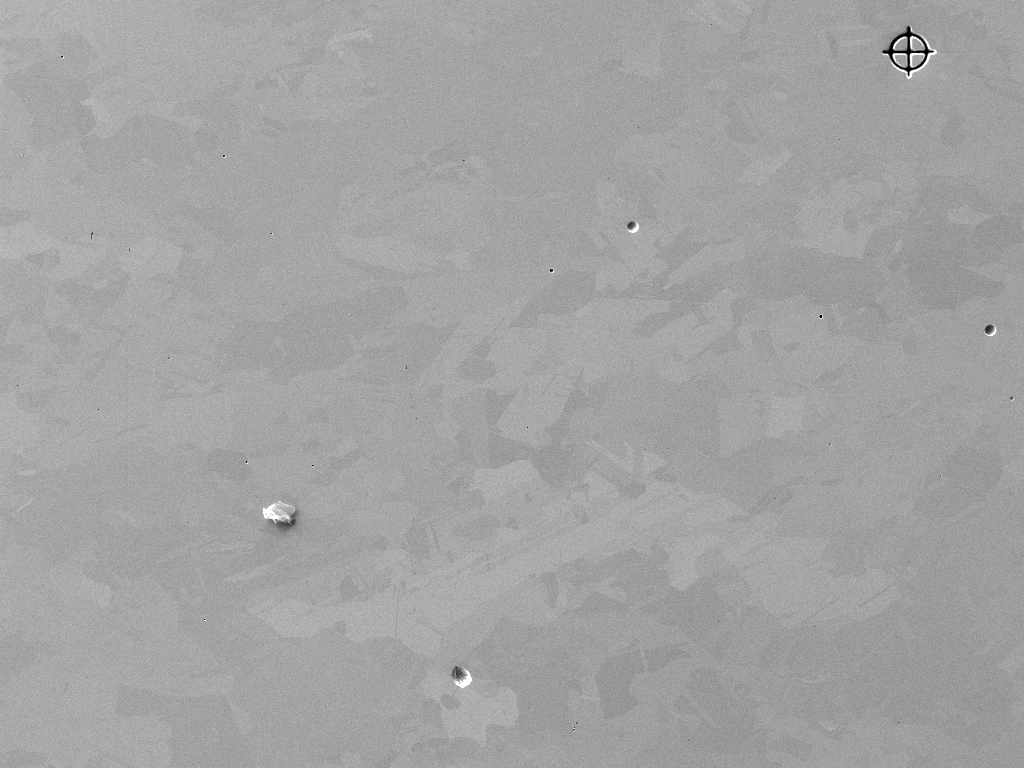
#> input picture SE1.tif, 1024 x 768 px
$ python SIFT_registration.py
#> lines starting #> are read from the running program, lines starting #| are printed output that depends on the picture
import numpy as np
import matplotlib.pyplot as plt
import cv2

# On utilise la méthode Scale Invariant Feature Transform (SIFT) pour obtenir des points clé (keypoints) auxquels sont associés des descripteurs.
# A partir de ces points clé sur les deux images et leurs descripteurs, il est possible de trouver des correspondances sur les deux images.

# read images
im_ref = str(input("Entrer le nom de l'image de référence : "))
#> the answer given: SE1.tif
im_trans = str(input("Entrer le nom de l'image translatée : "))
#> the answer given: SE2.tif

img1 = cv2.imread(im_ref)
#> img1 is the input picture: shape (768, 1024, 3); min 0, max 255, mean 162.9
img2 = cv2.imread(im_trans)
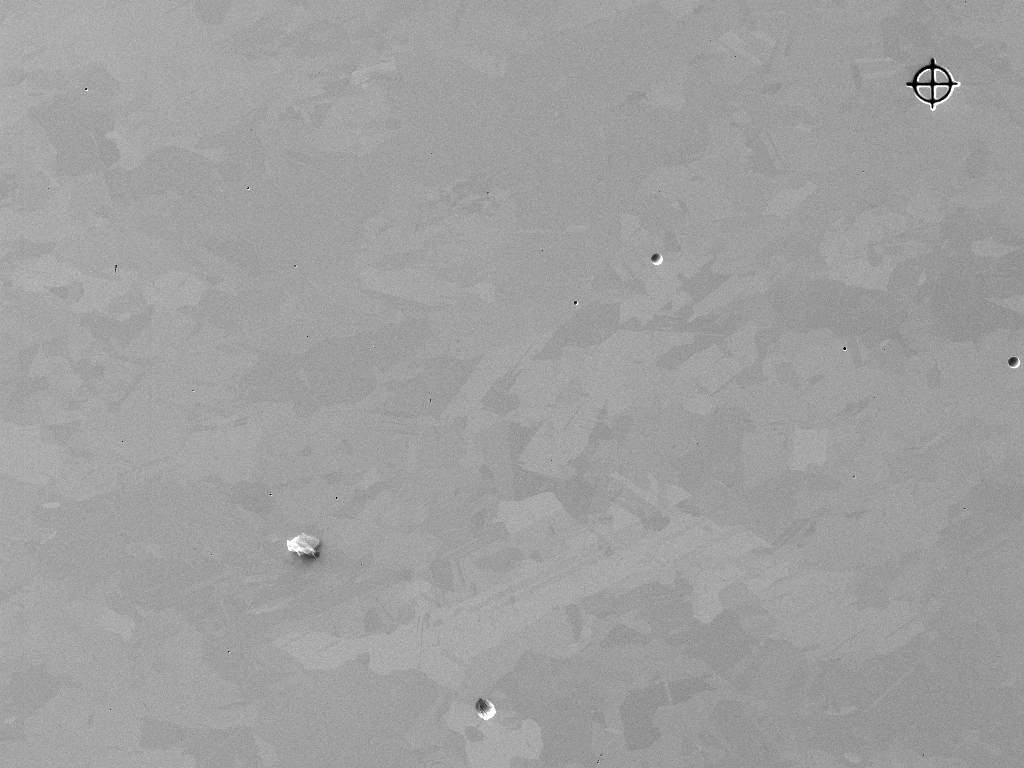
#> input picture SE2.tif, 1024 x 768 px
#> img2 is the input picture: shape (768, 1024, 3); min 0, max 255, mean 159.8

# On applique un flou gaussien léger pour atténuer le bruit éventuel de l'image
img1 = cv2.GaussianBlur(img1, [0,0], 1.5)
img2 = cv2.GaussianBlur(img2, [0,0], 1.5)

img1 = cv2.cvtColor(img1, cv2.COLOR_BGR2GRAY)
#> img1: shape (768, 1024)
img2 = cv2.cvtColor(img2, cv2.COLOR_BGR2GRAY)
#> img2: shape (768, 1024)

# Initialisation de la méthode SIFT
sift = cv2.SIFT_create()

keypoints_1, descriptors_1 = sift.detectAndCompute(img1,None)
#> keypoints_1 = 61 keypoints; strongest (x, y, size): (908, 69, 4.5), (926, 51, 4.7), (890, 51, 5.8), (908, 51, 5)
keypoints_2, descriptors_2 = sift.detectAndCompute(img2,None)
#> keypoints_2 = 54 keypoints; strongest (x, y, size): (932, 101, 4.5), (950, 83, 4.7), (932, 66, 5.7), (932, 83, 5)

# On fait correspondre les keypoints par méthode force brute
bf = cv2.BFMatcher(cv2.NORM_L1, crossCheck=True)

matches = bf.match(descriptors_1,descriptors_2)
#> matches = 48 matches
matches = sorted(matches, key = lambda x:x.distance)


img3 = cv2.drawMatches(img1, keypoints_1, img2, keypoints_2, matches[:50], img2, flags=2)
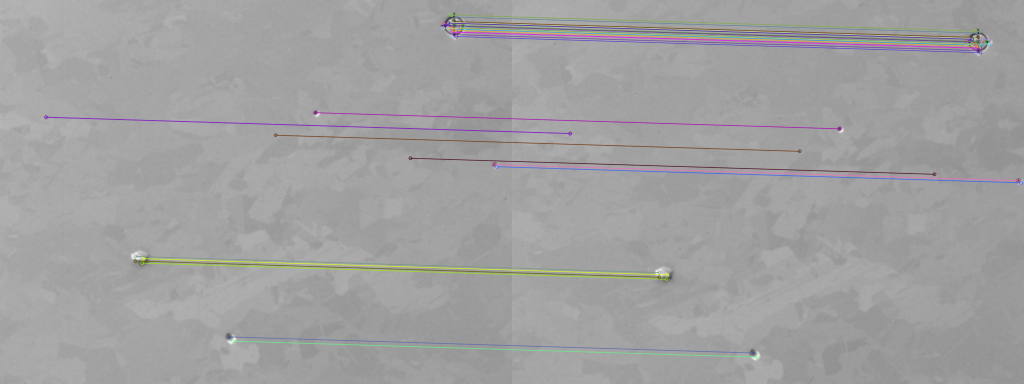
#> img3: shape (768, 2048, 3) (shown at 1/2 size); mean of channels 0, 1, 2 160.6, 160.2, 160.7; drawn as B, G, R
plt.imshow(img3),plt.show()

# On récupère les paires de points associés sur les chaque image.
pairs = np.array([[keypoints_1[match.queryIdx].pt, keypoints_2[match.trainIdx].pt] for match in matches])

# On récupère la translation en x et y pour chacun des points
trans_mat = np.array([[pairs[i,1][0] - pairs[i,0][0], pairs[i,1][1] - pairs[i,0][1]] for i in range(len(pairs))])
#> trans_mat = 48 pairs, first value 23.65 to 24.4, second value 31.88 to 32.6

# On élimine les translations aberrantes, i.e celles qui sont trop éloignées de la moyenne.
avg_trans = np.average(trans_mat, axis = 0)
#> avg_trans = [23.9, 32.19]
std_trans = np.std(trans_mat, axis = 0) # écart-type
#> std_trans = [0.135, 0.142]


non_ab_trans_mat = []
for i in range(len(trans_mat)):
    if np.abs(avg_trans[0] - trans_mat[i, 0]) < std_trans[0]:
        if np.abs(avg_trans[1] - trans_mat[i, 1]) < std_trans[1]:
            non_ab_trans_mat.append(trans_mat[i])
#> this loop made 48 passes
#> after the loop, non_ab_trans_mat = 26 pairs, first value 23.79 to 24.03, second value 32.06 to 32.31
non_ab_trans_mat = np.array(non_ab_trans_mat)

# Clustering pour trouver la translation optimale dans l'espace des translations en 2D
best_count = 0
best_list = []
opt_tr = np.zeros((2,))
for tr in non_ab_trans_mat:
    count = 0
    list = []
    for elt in non_ab_trans_mat:
        if np.linalg.norm(tr - elt) < 10 :
            count += 1
            list.append(elt)
    if count > best_count:
        best_count = count
        best_list = list
        opt_tr = tr
#> this loop made 26 passes
#> (best_count, opt_tr) on pass 1: (26, [23.87, 32.21])
#> tr on passes 2 to 7: [23.79, 32.22], [23.87, 32.21], [23.87, 32.21], [23.94, 32.19], [24.01, 32.31], [23.87, 32.19]
#> after the loop, best_count = 26; best_list has the same summary as non_ab_trans_mat
best_list = np.array(best_list)

fig, ax = plt.subplots()
circle = plt.Circle(opt_tr, 10, fill = False, edgecolor = 'red')
ax.add_patch(circle)
ax.scatter(non_ab_trans_mat[:, 0], non_ab_trans_mat[:, 1], marker='x')
ax.set_xlabel("Translation selon x")
ax.set_ylabel("Translation selon y")
plt.show()
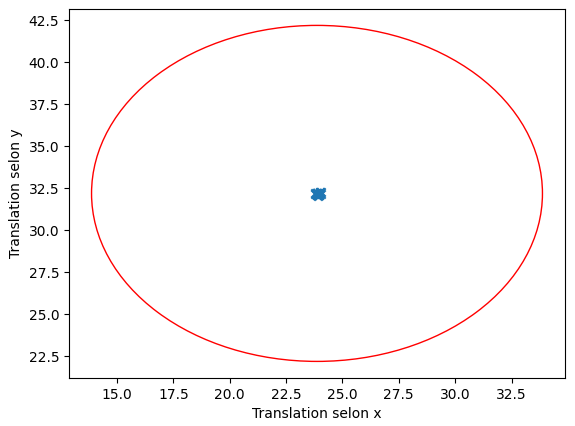
#> figure drawn by matplotlib, 1 panel

print(f"Image de référence : {im_ref}")
print(f"Image translatée : {im_trans}")
print(f"la translation optimale est {np.round(np.average(best_list, axis = 0))}")
#| la translation optimale est [24. 32.]
